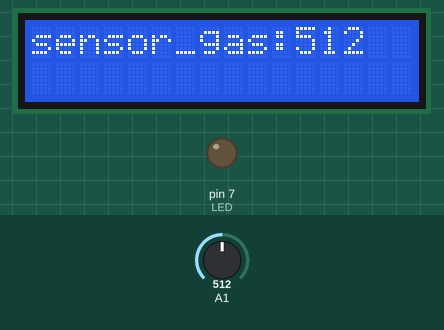
This sketch was run on a simulated Arduino Uno, built with avr-gcc and run on an emulated ATmega328P. On the bench: 16×2 character LCD, output pins drawn as LEDs (lit = HIGH). The test bench sets the inputs (shaded band); at power-on: A1 = 512. What the sketch prints to the serial monitor is not drawn.

Above: at 1.2 s.
1.3 s: A1 set to 11
At 2.5 s:
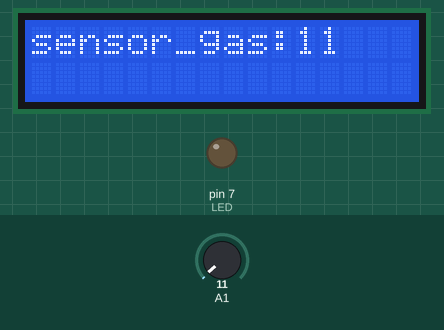
2.9 s: A1 set to 8
At 4.2 s:
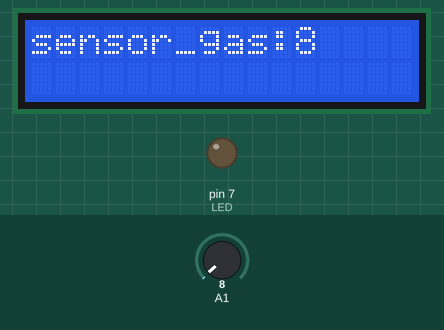
4.5 s: A1 set to 0
Timing chart, 0 to 7.5 s (numbered marks = the images above; inputs shaded):
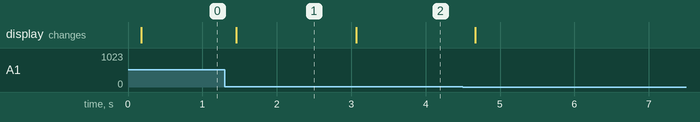

Measured:
- after the input at 1.3 s, the display: changes after 0.16 s (image 1)
- after the input at 2.9 s, the display: changes after 0.17 s (image 2)

The sketch:

SensorMQ.ino
```cpp
#include <Wire.h>
#include <LiquidCrystal_I2C.h>


LiquidCrystal_I2C lcd(0x27,16,2);

int valorsensorgas;
int LED=7;

void setup()
{

  pinMode(LED, OUTPUT);
  lcd.init(); // no mover
  lcd.backlight(); // no mover
  Serial.begin(9600);

}

void loop()
{
  valorsensorgas = analogRead(A1);
  delay(100);
  lcd.clear();
  lcd.print("sensor_gas:");
  lcd.print(valorsensorgas,1);
  Serial.print(valorsensorgas);
  Serial.println();
}
```
